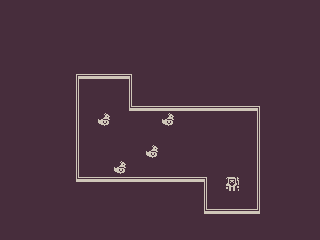

This is a level from a 2D game, rendered from its Tiled map with the project's own tilesets. A one-line summary and the map file follow, with tile-layer data summarised:
An orthogonal 20x15 tile map with 16x16 px tiles, 2 tile layers (BG, Entities), 2 tilesets.

<map version="1.4" tiledversion="1.4.3" orientation="orthogonal" renderorder="right-down" width="20" height="15" tilewidth="16" tileheight="16" infinite="0" nextlayerid="6" nextobjectid="5">
 <editorsettings>
  <export target="." format="json" />
 </editorsettings>
 <tileset firstgid="1" name="tile_sprites" tilewidth="16" tileheight="16" tilecount="18" columns="3">
  <image source="tile_sprites.png" width="48" height="96" />
 </tileset>
 <tileset firstgid="19" name="entity_sprites" tilewidth="16" tileheight="16" tilecount="5" columns="5">
  <image source="entity_sprites.png" width="80" height="16" />
 </tileset>
 <layer id="2" name="BG" width="20" height="15" locked="1">
  <data>[300 cells, 300 non-empty, 11 distinct tile ids]</data>
 </layer>
 <layer id="5" name="Entities" width="20" height="15" locked="1">
  <data>[300 cells, 5 non-empty, 2 distinct tile ids]</data>
 </layer>
</map>
